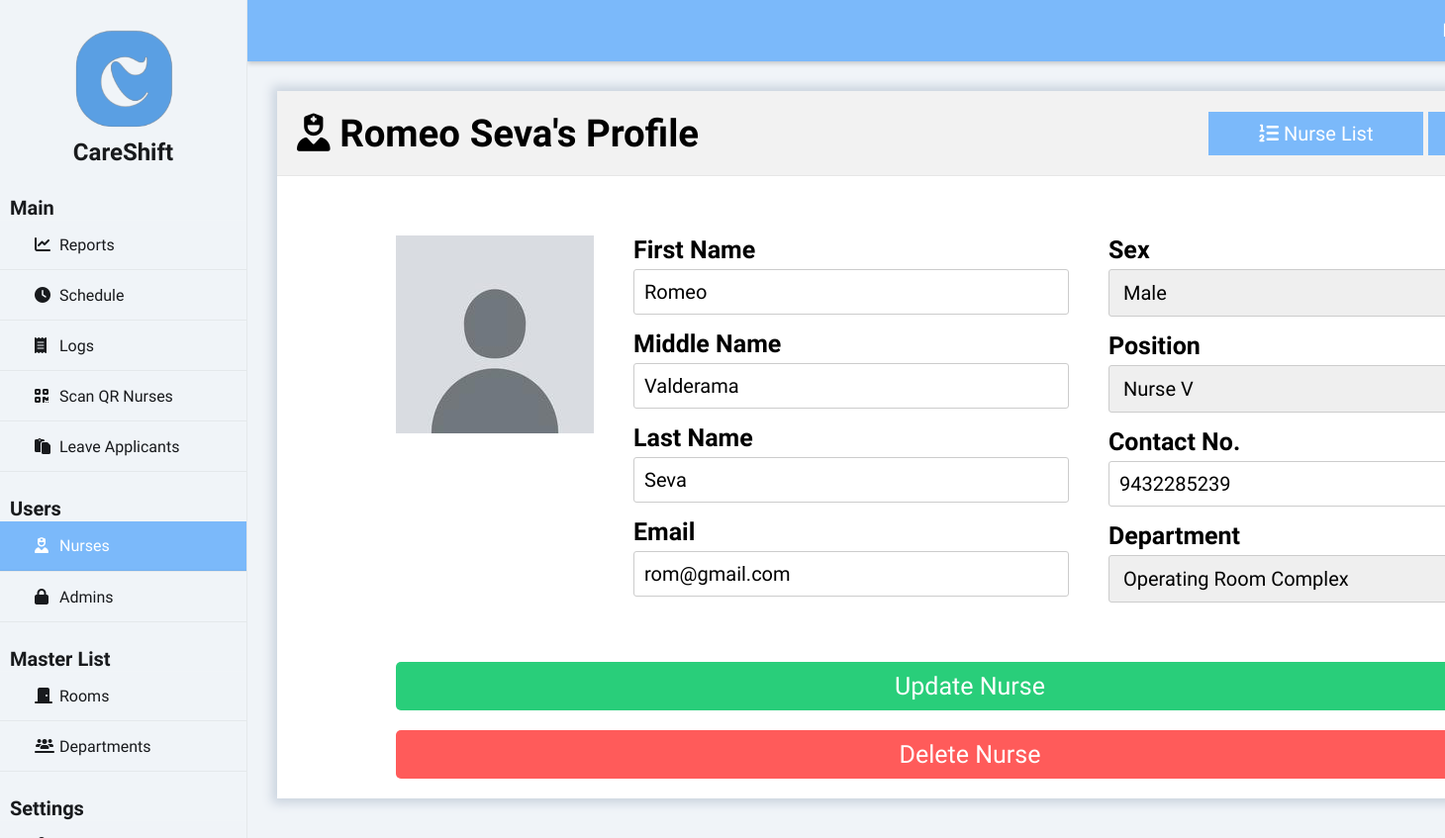
Page /index.php?page=nurses&subpage=profile&id=1 (signed in) on the committed database.
### tables this page shows
CREATE TABLE `nurse` (
  `nurse_id` int(50) NOT NULL auto_increment, 
  `nurse_password` varchar(32) NOT NULL,
  `nurse_fname` varchar(50) NOT NULL,
  `nurse_mname` varchar(50) NOT NULL,
  `nurse_lname` varchar(50) NOT NULL,
  `nurse_email` varchar(50) NOT NULL,
  `nurse_sex` varchar(50) NOT NULL,
  `nurse_contact` bigint(20) NOT NULL,
  `nurse_position` varchar(50) NOT NULL,
  `department_id` int(50) NOT NULL,
  PRIMARY KEY  (`nurse_id`)
);

CREATE TABLE `department` (
  `department_id` int(50) NOT NULL auto_increment,
  `department_name` varchar(50) NOT NULL,
  `department_desc` varchar(255) NOT NULL,
  `dept_type_id` int(50) NOT NULL,
  PRIMARY KEY  (`department_id`),
  KEY (`dept_type_id`)
);

### class/class.admin.php (called while the page is built, shortened)
<?php
class Admin{
	private $DB_SERVER='localhost';
	private $DB_USERNAME='root';
	private $DB_PASSWORD='';
	private $DB_DATABASE='db_careshift';
	private $conn;
	public function __construct(){
		$this->conn = new PDO("mysql:host=".$this->DB_SERVER.";dbname=".$this->DB_DATABASE,$this->DB_USERNAME,$this->DB_PASSWORD);
	}
	function get_id_by_username($username){
		$sql="SELECT adm_id FROM admin WHERE adm_username = :username";
		$q = $this->conn->prepare($sql);
		$q->execute(['username' => $username]);
		$id = $q->fetchColumn();
		return $id;
	}
}
?>

### class/class.nurse.php (called while the page is built, shortened)
<?php
class Nurse{
	private $DB_SERVER='localhost';
	private $DB_USERNAME='root';
	private $DB_PASSWORD='';
	private $DB_DATABASE='db_careshift';
	private $conn;
	public function __construct(){
		$this->conn = new PDO("mysql:host=".$this->DB_SERVER.";dbname=".$this->DB_DATABASE,$this->DB_USERNAME,$this->DB_PASSWORD);
	}
	function get_fname($id){
		$sql="SELECT nurse_fname FROM nurse WHERE nurse_id = :id";
		$q = $this->conn->prepare($sql);
		$q->execute(['id' => $id]);
		$fname = $q->fetchColumn();
		return $fname;
	}
	function get_mname($id){
		$sql="SELECT nurse_mname FROM nurse WHERE nurse_id = :id";
		$q = $this->conn->prepare($sql);
		$q->execute(['id' => $id]);
		$mname = $q->fetchColumn();
		return $mname;
	}
	function get_lname($id){
		$sql="SELECT nurse_lname FROM nurse WHERE nurse_id = :id";
		$q = $this->conn->prepare($sql);
		$q->execute(['id' => $id]);
		$lname = $q->fetchColumn();
		return $lname;
	}
	function get_email($id){
		$sql="SELECT nurse_email FROM nurse WHERE nurse_id = :id";
		$q = $this->conn->prepare($sql);
		$q->execute(['id' => $id]);
		$email = $q->fetchColumn();
		return $email;
	}
	function get_sex($id){
		$sql="SELECT nurse_sex FROM nurse WHERE nurse_id = :id";
		$q = $this->conn->prepare($sql);
		$q->execute(['id' => $id]);
		$sex = $q->fetchColumn();
		return $sex;
	}
	function get_contact($id){
		$sql="SELECT nurse_contact FROM nurse WHERE nurse_id = :id";
		$q = $this->conn->prepare($sql);
		$q->execute(['id' => $id]);
		$contact = $q->fetchColumn();
		return $contact;
	}
	function get_position($id){
		$sql="SELECT nurse_position FROM nurse WHERE nurse_id = :id";
		$q = $this->conn->prepare($sql);
		$q->execute(['id' => $id]);
		$position = $q->fetchColumn();
		return $position;
	}
	function get_nurse_department_id($id){
		$sql="SELECT department_id FROM nurse WHERE nurse_id = :id";
		$q = $this->conn->prepare($sql);
		$q->execute(['id' => $id]);
		$department_id = $q->fetchColumn();
		return $department_id;
	}
}
?>

### class/class.departments.php (called while the page is built, shortened)
<?php
class Departments{
	private $DB_SERVER='localhost';
	private $DB_USERNAME='root';
	private $DB_PASSWORD='';
	private $DB_DATABASE='db_careshift';
	private $conn;
	public function __construct(){
		$this->conn = new PDO("mysql:host=".$this->DB_SERVER.";dbname=".$this->DB_DATABASE,$this->DB_USERNAME,$this->DB_PASSWORD);
	}
	public function list_department(){
		$sql="SELECT * FROM department";
		$q = $this->conn->query($sql) or die("failed!");
		while($r = $q->fetch(PDO::FETCH_ASSOC)){
		$data[]=$r;
		}
		if(empty($data)){
		   return false;
		}else{
			return $data;
		}
	}
}
?>

### nurse-module/profile.php (the view, shortened to what this page needs)
<div class="heading">
    <h1><i class="fas fa-solid fa-user-nurse"></i>&nbsp<?php echo $nurse->get_fname($id).' '.$nurse->get_lname($id).'\'s ';?>Profile</h1>
    <a href="index.php?page=nurses" class="right_button"><i class="fa fa-list-ol" aria-hidden="true"></i>&nbspNurse List</a>
    <a href="index.php?page=nurses&subpage=add" class="right_button"><i class="fa fa-plus"></i>&nbspAdd Nurse</a>
</div>
<div class="add_form_wrapper">
<form class="add_form" action="processes/process.nurse.php?action=update" method="POST">
    <div class="form_wrapper">
    <img src="img/default_profile_pic.jpg" alt="Profile Image" class="profile_image">
        <div class="add_form_left">
            <label for="first_name">First Name</label>
            <input type="text" id="first_name" name="first_name" value="<?php echo $nurse->get_fname($id);?>" required>
            <label for="middle_name">Middle Name</label>
            <input type="text" id="middle_name" name="middle_name" value="<?php echo $nurse->get_mname($id);?>" required>
            <label for="last_name">Last Name</label>
            <input type="text" id="last_name" name="last_name" value="<?php echo $nurse->get_lname($id);?>" required>
            <label for="email">Email</label>
            <input type="email" id="email" name="email" value="<?php echo $nurse->get_email($id);?>" required>
        </div>
        <div class="add_form-right">
            <label for="sex">Sex</label>
            <select id="sex" name="sex" required>
                <option value="<?php echo $nurse->get_sex($id);?>"><?php echo $nurse->get_sex($id);?></option>
            </select>
            <label for="position">Position</label>
            <select id="position" name="position" required>
                <option value="<?php echo $nurse->get_position($id); ?>"><?php echo $nurse->get_position($id); ?></option>
            </select>
            <label for="contact_no">Contact No.</label>
            <input type="tel" id="contact_no" name="contact_no" value="<?php echo $nurse->get_contact($id);?>" required>
            <label for="department">Department</label>
            <select required id="department" name="department">
                    <?php
                    if($departments->list_department() != false){
                        foreach($departments->list_department() as $value){
                            extract($value);
                            ?>
                            <option value="<?php echo $department_id; ?>" <?php echo ($department_id == $nurse->get_nurse_department_id($id)) ? 'selected' : ''; ?>>
                                <?php echo $department_name; ?>
                            </option>
                            <?php
                        }
                    }
                ?>
            </select>
        </div>
    </div>
    <button type="submit" class="submit-btn">Update Nurse</button>
</form>
<form action="processes/process.nurse.php?action=delete" method="POST">
    <button type="submit" class="delete-btn">Delete Nurse</button>
</form>
</div>

### css/styles.css (style rules this page uses)
* { margin: 0; padding: 0; box-sizing: border-box; list-style: none; text-decoration: none; font-family: "Afacad Flux", sans-serif; }
body { background: #F0F4F8; }
.wrapper .body .main_content h1 { font-size: 2.4rem; width: 80%; }
.wrapper .body .main_content .content_wrapper .heading { display: flex; justify-content: space-between; align-items: center; background-color: #f2f2f2; padding: 20px; border-bottom: 1px solid rgba(0, 0, 0, 0.05); }
.heading .right_button { padding: 10px 20px; width: 250px; background-color: #7BB9FA; color: white; border: none; cursor: pointer; font-size: 20px; margin-left: 5px; display: flex; justify-content: center; align-items: center; text-align: center; }
.add_form_wrapper { margin: 40px 100px 40px 100px; padding: 20px; }
.add_form { display: flex; justify-content: space-between; flex-wrap: wrap; gap: 40px; margin-bottom: 20px; }
.profile_image { height: 200px; width: 200px; }
.form_wrapper { display: flex; justify-content: space-between; gap: 40px; width: 100%; }
.add_form_left, .add_form-right { width: 500px; display: flex; flex-direction: column; flex: 1; }
label { margin-bottom: 5px; font-weight: bold; font-size: 25px; }
.add_form input[type="text"], .add_form input[type="number"], .add_form input[type="email"], .add_form input[type="tel"], .add_form input[type="date"], .add_form input[type="time"], .add_form select { width: 100%; padding: 10px; margin-bottom: 15px; border: 1px solid #ccc; border-radius: 3px; font-size: 20px; }
.submit-btn { padding: 10px 20px; background-color: #29ce7a; color: white; border: none; border-radius: 5px; font-size: 25px; cursor: pointer; display: block; width: 100%; text-align: center; }
.delete-btn { padding: 10px 20px; background-color: #ff5b5a; color: white; border: none; border-radius: 5px; font-size: 25px; cursor: pointer; display: block; width: 100%; text-align: center; }

### rows in the picture
nurse: nurse_fname "Romeo", nurse_lname "Seva", first_name "Romeo", middle_name "Valderama", last_name "Seva", email "rom@gmail.com", sex "Male", position "Nurse V", contact_no "9432285239", department "Operating Room Complex"
